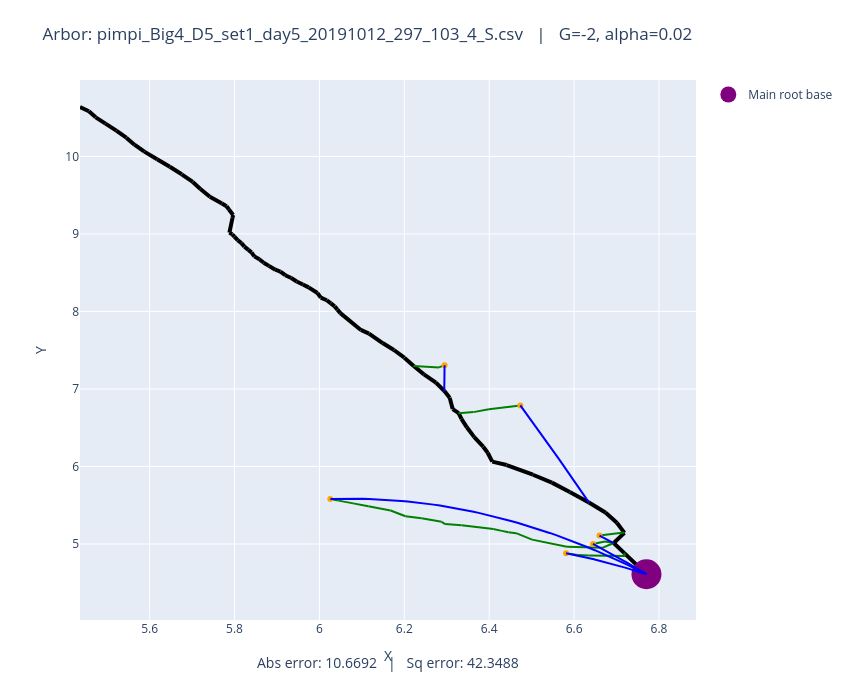

The cell this chart's notebook holds for it:
### Code cell
# Plot both observed and optimized
plot_arbors(fname, -2, 0.02)

### Figure 1 — Plotly figure (JSON) as saved in the notebook; plotly's stock layout.template omitted (floating-point values rounded to 4 significant figures)
{"data": [{"line": {"color": "black", "width": 4}, "mode": "lines", "showlegend": false, "type": "scatter", "x": [6.77, 6.718], "y": [4.61, 4.882]}, {"line": {"color": "black", "width": 4}, "mode": "lines", "showlegend": false, "type": "scatter", "x": [6.718, 6.693], "y": [4.882, 5.013]}, {"line": {"color": "black", "width": 4}, "mode": "lines", "showlegend": false, "type": "scatter", "x": [6.693, 6.719], "y": [5.013, 5.144]}, {"line": {"color": "black", "width": 4}, "mode": "lines", "showlegend": false, "type": "scatter", "x": [6.719, 6.701], "y": [5.144, 5.274]}, {"line": {"color": "black", "width": 4}, "mode": "lines", "showlegend": false, "type": "scatter", "x": [6.701, 6.674], "y": [5.274, 5.406]}, {"line": {"color": "black", "width": 4}, "mode": "lines", "showlegend": false, "type": "scatter", "x": [6.674, 6.635], "y": [5.406, 5.536]}, {"line": {"color": "black", "width": 4}, "mode": "lines", "showlegend": false, "type": "scatter", "x": [6.635, 6.59], "y": [5.536, 5.672]}, {"line": {"color": "black", "width": 4}, "mode": "lines", "showlegend": false, "type": "scatter", "x": [6.59, 6.548], "y": [5.672, 5.792]}, {"line": {"color": "black", "width": 4}, "mode": "lines", "showlegend": false, "type": "scatter", "x": [6.548, 6.503], "y": [5.792, 5.894]}, {"line": {"color": "black", "width": 4}, "mode": "lines", "showlegend": false, "type": "scatter", "x": [6.503, 6.441], "y": [5.894, 6.019]}, {"line": {"color": "black", "width": 4}, "mode": "lines", "showlegend": false, "type": "scatter", "x": [6.441, 6.407], "y": [6.019, 6.063]}, {"line": {"color": "black", "width": 4}, "mode": "lines", "showlegend": false, "type": "scatter", "x": [6.407, 6.396], "y": [6.063, 6.177]}, {"line": {"color": "black", "width": 4}, "mode": "lines", "showlegend": false, "type": "scatter", "x": [6.396, 6.386], "y": [6.177, 6.255]}, {"line": {"color": "black", "width": 4}, "mode": "lines", "showlegend": false, "type": "scatter", "x": [6.386, 6.365], "y": [6.255, 6.379]}, {"line": {"color": "black", "width": 4}, "mode": "lines", "showlegend": false, "type": "scatter", "x": [6.365, 6.347], "y": [6.379, 6.505]}, {"line": {"color": "black", "width": 4}, "mode": "lines", "showlegend": false, "type": "scatter", "x": [6.347, 6.335], "y": [6.505, 6.615]}, {"line": {"color": "black", "width": 4}, "mode": "lines", "showlegend": false, "type": "scatter", "x": [6.335, 6.328], "y": [6.615, 6.688]}, {"line": {"color": "black", "width": 4}, "mode": "lines", "showlegend": false, "type": "scatter", "x": [6.328, 6.314], "y": [6.688, 6.741]}, {"line": {"color": "black", "width": 4}, "mode": "lines", "showlegend": false, "type": "scatter", "x": [6.314, 6.307], "y": [6.741, 6.888]}, {"line": {"color": "black", "width": 4}, "mode": "lines", "showlegend": false, "type": "scatter", "x": [6.307, 6.294], "y": [6.888, 6.973]}, {"line": {"color": "black", "width": 4}, "mode": "lines", "showlegend": false, "type": "scatter", "x": [6.294, 6.275], "y": [6.973, 7.082]}, {"line": {"color": "black", "width": 4}, "mode": "lines", "showlegend": false, "type": "scatter", "x": [6.275, 6.246], "y": [7.082, 7.188]}, {"line": {"color": "black", "width": 4}, "mode": "lines", "showlegend": false, "type": "scatter", "x": [6.246, 6.222], "y": [7.188, 7.296]}, {"line": {"color": "black", "width": 4}, "mode": "lines", "showlegend": false, "type": "scatter", "x": [6.222, 6.2], "y": [7.296, 7.404]}, {"line": {"color": "black", "width": 4}, "mode": "lines", "showlegend": false, "type": "scatter", "x": [6.2, 6.176], "y": [7.404, 7.502]}, {"line": {"color": "black", "width": 4}, "mode": "lines", "showlegend": false, "type": "scatter", "x": [6.176, 6.149], "y": [7.502, 7.592]}, {"line": {"color": "black", "width": 4}, "mode": "lines", "showlegend": false, "type": "scatter", "x": [6.149, 6.117], "y": [7.592, 7.715]}, {"line": {"color": "black", "width": 4}, "mode": "lines", "showlegend": false, "type": "scatter", "x": [6.117, 6.098], "y": [7.715, 7.761]}, {"line": {"color": "black", "width": 4}, "mode": "lines", "showlegend": false, "type": "scatter", "x": [6.098, 6.049], "y": [7.761, 7.978]}, {"line": {"color": "black", "width": 4}, "mode": "lines", "showlegend": false, "type": "scatter", "x": [6.049, 6.042], "y": [7.978, 8.023]}, {"line": {"color": "black", "width": 4}, "mode": "lines", "showlegend": false, "type": "scatter", "x": [6.042, 6.036], "y": [8.023, 8.065]}, {"line": {"color": "black", "width": 4}, "mode": "lines", "showlegend": false, "type": "scatter", "x": [6.036, 6.027], "y": [8.065, 8.104]}, {"line": {"color": "black", "width": 4}, "mode": "lines", "showlegend": false, "type": "scatter", "x": [6.027, 6.017], "y": [8.104, 8.145]}, {"line": {"color": "black", "width": 4}, "mode": "lines", "showlegend": false, "type": "scatter", "x": [6.017, 6.003], "y": [8.145, 8.179]}, {"line": {"color": "black", "width": 4}, "mode": "lines", "showlegend": false, "type": "scatter", "x": [6.003, 5.995], "y": [8.179, 8.238]}, {"line": {"color": "black", "width": 4}, "mode": "lines", "showlegend": false, "type": "scatter", "x": [5.995, 5.975], "y": [8.238, 8.31]}, {"line": {"color": "black", "width": 4}, "mode": "lines", "showlegend": false, "type": "scatter", "x": [5.975, 5.961], "y": [8.31, 8.347]}, {"line": {"color": "black", "width": 4}, "mode": "lines", "showlegend": false, "type": "scatter", "x": [5.961, 5.946], "y": [8.347, 8.387]}, {"line": {"color": "black", "width": 4}, "mode": "lines", "showlegend": false, "type": "scatter", "x": [5.946, 5.934], "y": [8.387, 8.431]}, {"line": {"color": "black", "width": 4}, "mode": "lines", "showlegend": false, "type": "scatter", "x": [5.934, 5.92], "y": [8.431, 8.467]}, {"line": {"color": "black", "width": 4}, "mode": "lines", "showlegend": false, "type": "scatter", "x": [5.92, 5.908], "y": [8.467, 8.515]}, {"line": {"color": "black", "width": 4}, "mode": "lines", "showlegend": false, "type": "scatter", "x": [5.908, 5.896], "y": [8.515, 8.538]}, {"line": {"color": "black", "width": 4}, "mode": "lines", "showlegend": false, "type": "scatter", "x": [5.896, 5.881], "y": [8.538, 8.588]}, {"line": {"color": "black", "width": 4}, "mode": "lines", "showlegend": false, "type": "scatter", "x": [5.881, 5.869], "y": [8.588, 8.629]}, {"line": {"color": "black", "width": 4}, "mode": "lines", "showlegend": false, "type": "scatter", "x": [5.869, 5.859], "y": [8.629, 8.673]}, {"line": {"color": "black", "width": 4}, "mode": "lines", "showlegend": false, "type": "scatter", "x": [5.859, 5.847], "y": [8.673, 8.711]}, {"line": {"color": "black", "width": 4}, "mode": "lines", "showlegend": false, "type": "scatter", "x": [5.847, 5.84], "y": [8.711, 8.762]}, {"line": {"color": "black", "width": 4}, "mode": "lines", "showlegend": false, "type": "scatter", "x": [5.84, 5.833], "y": [8.762, 8.795]}, {"line": {"color": "black", "width": 4}, "mode": "lines", "showlegend": false, "type": "scatter", "x": [5.833, 5.823], "y": [8.795, 8.836]}, {"line": {"color": "black", "width": 4}, "mode": "lines", "showlegend": false, "type": "scatter", "x": [5.823, 5.816], "y": [8.836, 8.881]}, {"line": {"color": "black", "width": 4}, "mode": "lines", "showlegend": false, "type": "scatter", "x": [5.816, 5.807], "y": [8.881, 8.919]}, {"line": {"color": "black", "width": 4}, "mode": "lines", "showlegend": false, "type": "scatter", "x": [5.807, 5.8], "y": [8.919, 8.964]}, {"line": {"color": "black", "width": 4}, "mode": "lines", "showlegend": false, "type": "scatter", "x": [5.8, 5.795], "y": [8.964, 8.995]}, {"line": {"color": "black", "width": 4}, "mode": "lines", "showlegend": false, "type": "scatter", "x": [5.795, 5.788], "y": [8.995, 9.017]}, {"line": {"color": "black", "width": 4}, "mode": "lines", "showlegend": false, "type": "scatter", "x": [5.788, 5.795], "y": [9.017, 9.208]}, {"line": {"color": "black", "width": 4}, "mode": "lines", "showlegend": false, "type": "scatter", "x": [5.795, 5.797], "y": [9.208, 9.244]}, {"line": {"color": "black", "width": 4}, "mode": "lines", "showlegend": false, "type": "scatter", "x": [5.797, 5.787], "y": [9.244, 9.315]}, {"line": {"color": "black", "width": 4}, "mode": "lines", "showlegend": false, "type": "scatter", "x": [5.787, 5.781], "y": [9.315, 9.357]}, {"line": {"color": "black", "width": 4}, "mode": "lines", "showlegend": false, "type": "scatter", "x": [5.781, 5.77], "y": [9.357, 9.392]}, {"line": {"color": "black", "width": 4}, "mode": "lines", "showlegend": false, "type": "scatter", "x": [5.77, 5.742], "y": [9.392, 9.479]}, {"line": {"color": "black", "width": 4}, "mode": "lines", "showlegend": false, "type": "scatter", "x": [5.742, 5.72], "y": [9.479, 9.58]}, {"line": {"color": "black", "width": 4}, "mode": "lines", "showlegend": false, "type": "scatter", "x": [5.72, 5.702], "y": [9.58, 9.671]}, {"line": {"color": "black", "width": 4}, "mode": "lines", "showlegend": false, "type": "scatter", "x": [5.702, 5.676], "y": [9.671, 9.77]}, {"line": {"color": "black", "width": 4}, "mode": "lines", "showlegend": false, "type": "scatter", "x": [5.676, 5.648], "y": [9.77, 9.867]}, {"line": {"color": "black", "width": 4}, "mode": "lines", "showlegend": false, "type": "scatter", "x": [5.648, 5.618], "y": [9.867, 9.965]}, {"line": {"color": "black", "width": 4}, "mode": "lines", "showlegend": false, "type": "scatter", "x": [5.618, 5.588], "y": [9.965, 10.06]}, {"line": {"color": "black", "width": 4}, "mode": "lines", "showlegend": false, "type": "scatter", "x": [5.588, 5.564], "y": [10.06, 10.15]}, {"line": {"color": "black", "width": 4}, "mode": "lines", "showlegend": false, "type": "scatter", "x": [5.564, 5.545], "y": [10.15, 10.24]}, {"line": {"color": "black", "width": 4}, "mode": "lines", "showlegend": false, "type": "scatter", "x": [5.545, 5.522], "y": [10.24, 10.33]}, {"line": {"color": "black", "width": 4}, "mode": "lines", "showlegend": false, "type": "scatter", "x": [5.522, 5.496], "y": [10.33, 10.42]}, {"line": {"color": "black", "width": 4}, "mode": "lines", "showlegend": false, "type": "scatter", "x": [5.496, 5.473], "y": [10.42, 10.5]}, {"line": {"color": "black", "width": 4}, "mode": "lines", "showlegend": false, "type": "scatter", "x": [5.473, 5.457], "y": [10.5, 10.58]}, {"line": {"color": "black", "width": 4}, "mode": "lines", "showlegend": false, "type": "scatter", "x": [5.457, 5.436], "y": [10.58, 10.64]}, {"line": {"color": "green", "width": 2}, "mode": "lines", "showlegend": false, "type": "scatter", "x": [6.66, 6.717], "y": [5.109, 5.147]}, {"line": {"color": "green", "width": 2}, "mode": "lines", "showlegend": false, "type": "scatter", "x": [6.717, 6.719], "y": [5.147, 5.144]}, {"line": {"color": "green", "width": 2}, "mode": "lines", "showlegend": false, "type": "scatter", "x": [6.645, 6.673], "y": [5.001, 5.034]}, {"line": {"color": "green", "width": 2}, "mode": "lines", "showlegend": false, "type": "scatter", "x": [6.673, 6.693], "y": [5.034, 5.013]}, {"line": {"color": "green", "width": 2}, "mode": "lines", "showlegend": false, "type": "scatter", "x": [6.026, 6.045], "y": [5.581, 5.559]}, {"line": {"color": "green", "width": 2}, "mode": "lines", "showlegend": false, "type": "scatter", "x": [6.045, 6.08], "y": [5.559, 5.524]}, {"line": {"color": "green", "width": 2}, "mode": "lines", "showlegend": false, "type": "scatter", "x": [6.08, 6.115], "y": [5.524, 5.486]}, {"line": {"color": "green", "width": 2}, "mode": "lines", "showlegend": false, "type": "scatter", "x": [6.115, 6.168], "y": [5.486, 5.433]}, {"line": {"color": "green", "width": 2}, "mode": "lines", "showlegend": false, "type": "scatter", "x": [6.168, 6.203], "y": [5.433, 5.358]}, {"line": {"color": "green", "width": 2}, "mode": "lines", "showlegend": false, "type": "scatter", "x": [6.203, 6.241], "y": [5.358, 5.332]}, {"line": {"color": "green", "width": 2}, "mode": "lines", "showlegend": false, "type": "scatter", "x": [6.241, 6.288], "y": [5.332, 5.286]}, {"line": {"color": "green", "width": 2}, "mode": "lines", "showlegend": false, "type": "scatter", "x": [6.288, 6.296], "y": [5.286, 5.257]}, {"line": {"color": "green", "width": 2}, "mode": "lines", "showlegend": false, "type": "scatter", "x": [6.296, 6.335], "y": [5.257, 5.241]}, {"line": {"color": "green", "width": 2}, "mode": "lines", "showlegend": false, "type": "scatter", "x": [6.335, 6.41], "y": [5.241, 5.194]}, {"line": {"color": "green", "width": 2}, "mode": "lines", "showlegend": false, "type": "scatter", "x": [6.41, 6.43], "y": [5.194, 5.169]}, {"line": {"color": "green", "width": 2}, "mode": "lines", "showlegend": false, "type": "scatter", "x": [6.43, 6.445], "y": [5.169, 5.151]}, {"line": {"color": "green", "width": 2}, "mode": "lines", "showlegend": false, "type": "scatter", "x": [6.445, 6.463], "y": [5.151, 5.14]}, {"line": {"color": "green", "width": 2}, "mode": "lines", "showlegend": false, "type": "scatter", "x": [6.463, 6.501], "y": [5.14, 5.056]}, {"line": {"color": "green", "width": 2}, "mode": "lines", "showlegend": false, "type": "scatter", "x": [6.501, 6.583], "y": [5.056, 4.963]}, {"line": {"color": "green", "width": 2}, "mode": "lines", "showlegend": false, "type": "scatter", "x": [6.583, 6.667], "y": [4.963, 4.951]}, {"line": {"color": "green", "width": 2}, "mode": "lines", "showlegend": false, "type": "scatter", "x": [6.667, 6.693], "y": [4.951, 5.013]}, {"line": {"color": "green", "width": 2}, "mode": "lines", "showlegend": false, "type": "scatter", "x": [6.581, 6.608], "y": [4.88, 4.86]}, {"line": {"color": "green", "width": 2}, "mode": "lines", "showlegend": false, "type": "scatter", "x": [6.608, 6.634], "y": [4.86, 4.851]}, {"line": {"color": "green", "width": 2}, "mode": "lines", "showlegend": false, "type": "scatter", "x": [6.634, 6.72], "y": [4.851, 4.845]}, {"line": {"color": "green", "width": 2}, "mode": "lines", "showlegend": false, "type": "scatter", "x": [6.72, 6.718], "y": [4.845, 4.882]}, {"line": {"color": "green", "width": 2}, "mode": "lines", "showlegend": false, "type": "scatter", "x": [6.295, 6.282], "y": [7.307, 7.278]}, {"line": {"color": "green", "width": 2}, "mode": "lines", "showlegend": false, "type": "scatter", "x": [6.282, 6.222], "y": [7.278, 7.296]}, {"line": {"color": "green", "width": 2}, "mode": "lines", "showlegend": false, "type": "scatter", "x": [6.473, 6.399], "y": [6.788, 6.737]}, {"line": {"color": "green", "width": 2}, "mode": "lines", "showlegend": false, "type": "scatter", "x": [6.399, 6.363], "y": [6.737, 6.701]}, {"line": {"color": "green", "width": 2}, "mode": "lines", "showlegend": false, "type": "scatter", "x": [6.363, 6.328], "y": [6.701, 6.688]}, {"marker": {"color": "orange"}, "mode": "markers", "showlegend": false, "type": "scatter", "x": [6.66], "y": [5.109]}, {"marker": {"color": "orange"}, "mode": "markers", "showlegend": false, "type": "scatter", "x": [6.645], "y": [5.001]}, {"marker": {"color": "orange"}, "mode": "markers", "showlegend": false, "type": "scatter", "x": [6.026], "y": [5.581]}, {"marker": {"color": "orange"}, "mode": "markers", "showlegend": false, "type": "scatter", "x": [6.581], "y": [4.88]}, {"marker": {"color": "orange"}, "mode": "markers", "showlegend": false, "type": "scatter", "x": [6.295], "y": [7.307]}, {"marker": {"color": "orange"}, "mode": "markers", "showlegend": false, "type": "scatter", "x": [6.473], "y": [6.788]}, {"marker": {"color": "purple", "size": 30}, "mode": "markers", "name": "Main root base", "type": "scatter", "x": [6.77], "y": [4.61]}, {"line": {"color": "blue"}, "mode": "lines", "showlegend": false, "type": "scatter", "x": [6.66, 6.661, 6.661, 6.662, 6.663, 6.663, 6.664, 6.665, 6.665, 6.666, 6.667, 6.667, 6.668, 6.669, 6.669, 6.67, 6.671, 6.671, 6.672, 6.673, 6.674, 6.674, 6.675, 6.676, 6.676, 6.677, 6.678, 6.678, 6.679, 6.68, 6.68, 6.681, 6.682, 6.682, 6.683, 6.684, 6.684, 6.685, 6.686, 6.686, 6.687, 6.688, 6.689, 6.689, 6.69, 6.691, 6.691, 6.692, 6.693, 6.693], "y": [5.109, 5.107, 5.106, 5.104, 5.102, 5.1, 5.098, 5.096, 5.094, 5.092, 5.09, 5.088, 5.086, 5.084, 5.082, 5.08, 5.078, 5.076, 5.074, 5.072, 5.07, 5.068, 5.067, 5.065, 5.063, 5.061, 5.059, 5.057, 5.055, 5.053, 5.051, 5.049, 5.047, 5.045, 5.043, 5.041, 5.039, 5.037, 5.035, 5.033, 5.031, 5.029, 5.027, 5.025, 5.023, 5.021, 5.019, 5.017, 5.015, 5.013]}, {"line": {"color": "blue"}, "mode": "lines", "showlegend": false, "type": "scatter", "x": [6.645, 6.647, 6.65, 6.652, 6.655, 6.657, 6.66, 6.663, 6.665, 6.668, 6.67, 6.673, 6.675, 6.678, 6.681, 6.683, 6.686, 6.688, 6.691, 6.693, 6.696, 6.699, 6.701, 6.704, 6.706, 6.709, 6.711, 6.714, 6.717, 6.719, 6.722, 6.724, 6.727, 6.729, 6.732, 6.735, 6.737, 6.74, 6.742, 6.745, 6.747, 6.75, 6.752, 6.755, 6.758, 6.76, 6.763, 6.765, 6.768, 6.77], "y": [5.001, 4.994, 4.986, 4.979, 4.971, 4.964, 4.956, 4.949, 4.941, 4.934, 4.926, 4.919, 4.911, 4.903, 4.896, 4.888, 4.88, 4.872, 4.865, 4.857, 4.849, 4.841, 4.833, 4.825, 4.817, 4.809, 4.801, 4.793, 4.785, 4.777, 4.769, 4.761, 4.753, 4.744, 4.736, 4.728, 4.72, 4.711, 4.703, 4.695, 4.686, 4.678, 4.67, 4.661, 4.653, 4.644, 4.636, 4.627, 4.618, 4.61]}, {"line": {"color": "blue"}, "mode": "lines", "showlegend": false, "type": "scatter", "x": [6.026, 6.041, 6.056, 6.071, 6.086, 6.102, 6.117, 6.132, 6.147, 6.162, 6.178, 6.193, 6.208, 6.223, 6.238, 6.254, 6.269, 6.284, 6.299, 6.314, 6.33, 6.345, 6.36, 6.375, 6.39, 6.406, 6.421, 6.436, 6.451, 6.466, 6.482, 6.497, 6.512, 6.527, 6.542, 6.558, 6.573, 6.588, 6.603, 6.618, 6.634, 6.649, 6.664, 6.679, 6.694, 6.71, 6.725, 6.74, 6.755, 6.77], "y": [5.581, 5.584, 5.585, 5.585, 5.585, 5.584, 5.581, 5.578, 5.574, 5.569, 5.563, 5.556, 5.548, 5.54, 5.53, 5.519, 5.508, 5.496, 5.482, 5.468, 5.453, 5.437, 5.42, 5.402, 5.383, 5.363, 5.342, 5.32, 5.298, 5.274, 5.25, 5.224, 5.198, 5.171, 5.143, 5.114, 5.084, 5.053, 5.021, 4.988, 4.955, 4.92, 4.884, 4.848, 4.811, 4.772, 4.733, 4.693, 4.652, 4.61]}, {"line": {"color": "blue"}, "mode": "lines", "showlegend": false, "type": "scatter", "x": [6.581, 6.585, 6.589, 6.593, 6.597, 6.6, 6.604, 6.608, 6.612, 6.616, 6.62, 6.624, 6.628, 6.631, 6.635, 6.639, 6.643, 6.647, 6.651, 6.655, 6.658, 6.662, 6.666, 6.67, 6.674, 6.678, 6.682, 6.685, 6.689, 6.693, 6.697, 6.701, 6.705, 6.709, 6.713, 6.716, 6.72, 6.724, 6.728, 6.732, 6.736, 6.74, 6.743, 6.747, 6.751, 6.755, 6.759, 6.763, 6.767, 6.77], "y": [4.88, 4.876, 4.872, 4.868, 4.864, 4.859, 4.855, 4.85, 4.846, 4.841, 4.837, 4.832, 4.827, 4.822, 4.818, 4.813, 4.808, 4.803, 4.798, 4.792, 4.787, 4.782, 4.777, 4.771, 4.766, 4.76, 4.755, 4.749, 4.743, 4.737, 4.732, 4.726, 4.72, 4.714, 4.708, 4.702, 4.696, 4.689, 4.683, 4.677, 4.67, 4.664, 4.657, 4.651, 4.644, 4.637, 4.63, 4.624, 4.617, 4.61]}, {"line": {"color": "blue"}, "mode": "lines", "showlegend": false, "type": "scatter", "x": [6.294, 6.294, 6.294, 6.294, 6.294, 6.294, 6.294, 6.294, 6.294, 6.294, 6.294, 6.294, 6.294, 6.294, 6.294, 6.294, 6.294, 6.294, 6.294, 6.294, 6.294, 6.294, 6.294, 6.294, 6.294, 6.295, 6.295, 6.295, 6.295, 6.295, 6.295, 6.295, 6.295, 6.295, 6.295, 6.295, 6.295, 6.295, 6.295, 6.295, 6.295, 6.295, 6.295, 6.295, 6.295, 6.295, 6.295, 6.295, 6.295, 6.295], "y": [6.975, 6.982, 6.989, 6.996, 7.002, 7.009, 7.016, 7.023, 7.029, 7.036, 7.043, 7.05, 7.057, 7.063, 7.07, 7.077, 7.084, 7.09, 7.097, 7.104, 7.111, 7.118, 7.124, 7.131, 7.138, 7.145, 7.151, 7.158, 7.165, 7.172, 7.179, 7.185, 7.192, 7.199, 7.206, 7.212, 7.219, 7.226, 7.233, 7.24, 7.246, 7.253, 7.26, 7.267, 7.273, 7.28, 7.287, 7.294, 7.301, 7.307]}, {"line": {"color": "blue"}, "mode": "lines", "showlegend": false, "type": "scatter", "x": [6.473, 6.477, 6.48, 6.483, 6.487, 6.49, 6.493, 6.496, 6.5, 6.503, 6.506, 6.51, 6.513, 6.516, 6.52, 6.523, 6.526, 6.529, 6.533, 6.536, 6.539, 6.543, 6.546, 6.549, 6.552, 6.556, 6.559, 6.562, 6.566, 6.569, 6.572, 6.576, 6.579, 6.582, 6.585, 6.589, 6.592, 6.595, 6.599, 6.602, 6.605, 6.609, 6.612, 6.615, 6.618, 6.622, 6.625, 6.628, 6.632, 6.635], "y": [6.788, 6.764, 6.739, 6.714, 6.69, 6.665, 6.64, 6.616, 6.591, 6.566, 6.541, 6.516, 6.491, 6.466, 6.441, 6.416, 6.391, 6.366, 6.34, 6.315, 6.29, 6.264, 6.239, 6.213, 6.188, 6.162, 6.137, 6.111, 6.086, 6.06, 6.034, 6.008, 5.982, 5.956, 5.931, 5.905, 5.878, 5.852, 5.826, 5.8, 5.774, 5.748, 5.721, 5.695, 5.669, 5.642, 5.616, 5.589, 5.563, 5.536]}], "layout": {"annotations": [{"font": {"size": 14}, "showarrow": false, "text": "Abs error: 10.6692   |   Sq error: 42.3488", "x": 0.5, "xref": "paper", "y": -0.1, "yref": "paper"}], "height": 700, "margin": {"b": 80, "t": 80}, "title": {"text": "Arbor: pimpi_Big4_D5_set1_day5_20191012_297_103_4_S.csv   |   G=-2, alpha=0.02"}, "width": 850, "xaxis": {"autorange": true, "range": [5.436, 6.888], "title": {"text": "X"}, "type": "linear"}, "yaxis": {"autorange": true, "range": [4.02, 10.99], "title": {"text": "Y"}, "type": "linear"}}}
